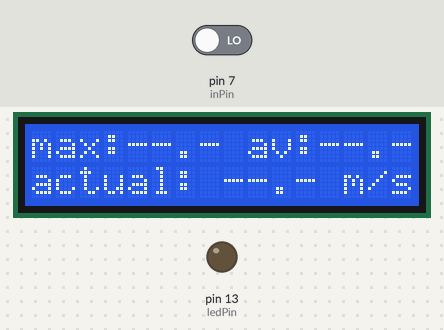
A sketch run on a simulated Arduino Uno, built with avr-gcc and run on an emulated ATmega328P. Parts: 16×2 character LCD, output pins drawn as LEDs (lit = HIGH). The test bench sets the inputs (shaded band); at power-on: pin 7 (inPin) LOW. What the sketch prints to the serial monitor is not drawn.

Above: at 1.2 s.
1.3 s: pin 7 (inPin) driven HIGH
At 2.5 s:
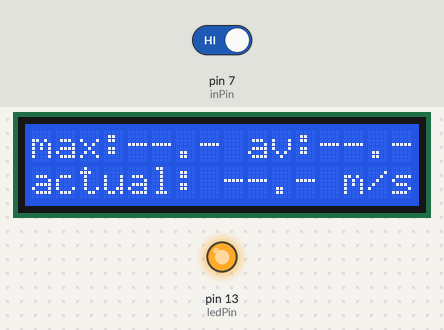
2.8 s: pin 7 (inPin) driven LOW
At 3.8 s:
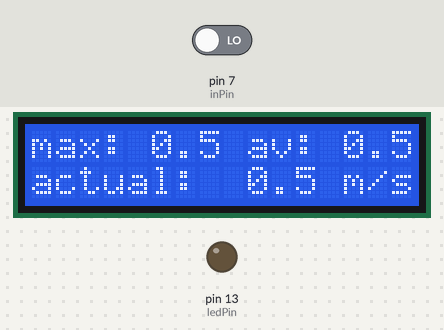
Timing chart, 0 to 5.8 s (numbered marks = the images above; inputs shaded):
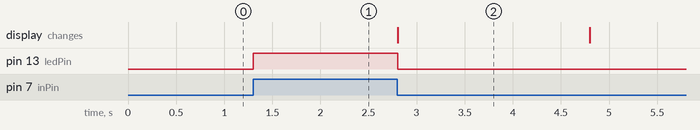

Measured:
- after the input at 1.3 s, pin 13 (ledPin): LOW → HIGH at once
- after the input at 2.8 s, pin 13 (ledPin): HIGH → LOW at once; the display: changes at once (image 2)
- what the display in image 2 shows lasts 2.0 s, from 2.8 s to 4.8 s

The sketch:

VaavudHallBlowingContest.ino
```cpp
// (licence header left out)
int inPin = 7;
                       // outside leads to ground and +5V
int val = 0;           // variable to store the value read
int oldVal = 0;
int ledPin = 13;

#define resetTime 2000000


// include the library code:
#include <LiquidCrystal.h>

// initialize the library with the numbers of the interface pins
LiquidCrystal lcd(12, 11, 5, 4, 3, 2);


unsigned long ticks;
unsigned long timediff;

unsigned long time;
unsigned long timeLast;
unsigned long startTime;

char maxStr[5];
char avgStr[5];
char actualStr[5];

char valStr[6];
char ticksStr[6];
char timeStr[6];

float freq;

float maxi = 0.0;
float avg = 0.0;
float actual = 0.0;

void setup(){

  Serial.begin(115200);

  // set up the LCD's number of columns and rows:
  lcd.begin(16, 2);
  lcd.setCursor(0,0);
  lcd.print("max:--.- av:--.-");
  lcd.setCursor(0,1);
  lcd.print("actual: --.- m/s");

  oldVal = digitalRead(inPin);
  pinMode( ledPin, OUTPUT);

}

void loop(){

  // estimate tick // each tick resembles 1/2 rotation

  val = digitalRead(inPin);
  time = micros();
  timediff = time - timeLast;

  if (oldVal != val) { // when input changes (2 times per revolusion)

    if (ticks == 0) {
     reset(time);
    }

    if (ticks == 1) {
      Serial.print("START\n");
    }

    if (ticks > 0) {
      freq = 500000 / (float) timediff; // 1/2 rotations times 1000000 (micro s to s)

      // to Android
      Serial.print(time - startTime);
      Serial.print(",");
      Serial.print(freq, 4);
      Serial.print("\n");

      updateInfo(freq);
      timeLast = time;

    }
    oldVal = val;
    digitalWrite(ledPin, val);
    ticks++;
  }

  else {

    if (timediff > resetTime ) {
      if (ticks == 1) {
        ticks = 0;
      }

      if (ticks > 1) {
        clearCurrent();
        ticks = 0;
        Serial.print("END\n");
      }
    }
  }
}


void reset(unsigned long time) {
  startTime = time;
  timeLast = time;

  val = digitalRead(inPin);
  ticks = 0;
  maxi = 0;
}

void clearCurrent() {
  // set up the LCD's number of columns and rows:
  lcd.setCursor(8,1);
  lcd.print("--.-");
}


void updateInfo(float freq) {
  if (freq > maxi) {
    maxi = freq;
  }
  actual = freq;

  // 4 ticks pr revolution
  avg = ticks / (float) (2 * (time - startTime)) * 1000000;

  // display
  // max:00.0 av:00.0
  // actual: 00.0 m/s

  dtostrf(frequencyToWindspeed(maxi), 4, 1, maxStr);
  dtostrf(frequencyToWindspeed(avg), 4, 1, avgStr);
  dtostrf(frequencyToWindspeed(actual), 4, 1, actualStr);

  // print to LCD
  lcd.setCursor(4, 0);
  lcd.print(maxStr);

  lcd.setCursor(12, 0);
  lcd.print(avgStr);

  lcd.setCursor(8, 1);
  lcd.print(actualStr);
}

float frequencyToWindspeed(float freq) {
  return 0.238 + 0.8910363 * freq; // 90 deg
}
```
